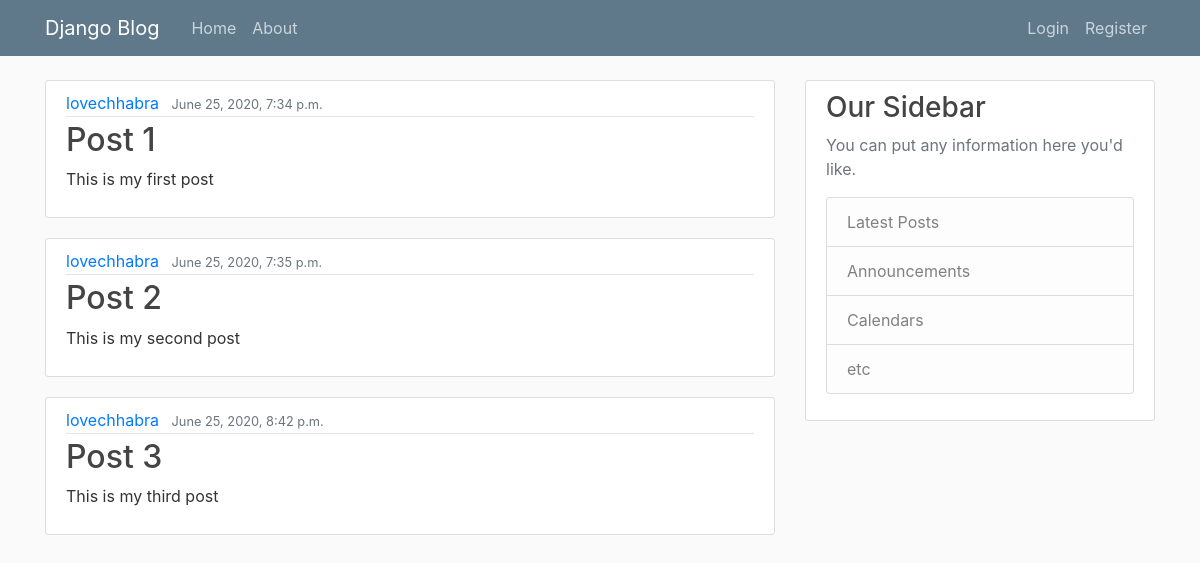
The page / on the database its author committed.
### myBlog/models.py (models this page shows, shortened)
class Post(models.Model):
	title = models.CharField(max_length = 100)
	content = models.TextField()
	date_posted = models.DateTimeField(default = timezone.now)
	author = models.ForeignKey(User, on_delete = models.CASCADE)

### myBlog/views.py (the view)
# urls.py: path('', views.blog_home, name = 'blog_home'),
def blog_home(request):
	context = {
	'posts' : Post.objects.all()
}
	return render(request, 'myBlog/blog_home.html', context )

### myBlog/templates/myBlog/blog_home.html
{% extends "myBlog/base.html" %}
{% block content %}
	{% for post in posts %}
		<article class="media content-section">
		  <div class="media-body">
		    <div class="article-metadata">
		      <a class="mr-2" href="#">{{ post.author }}</a>
		      <small class="text-muted">{{ post.date_posted }}</small>
		    </div>
		    <h2><a class="article-title" href="#">{{ post.title }}</a></h2>
		    <p class="article-content">{{ post.content }}</p>
		  </div>
		</article>
	{% endfor %}
{% endblock content%}

### myBlog/templates/myBlog/base.html (shortened to what this page needs)
{% load static %}
<!DOCTYPE html>
<html>
<head>
    <link rel="stylesheet" href="https://maxcdn.bootstrapcdn.com/bootstrap/4.0.0/css/bootstrap.min.css">
    <link rel="stylesheet" type="text/css" href="{% static 'myBlog/main.css'%}">
</head>
<body>
	<header class="site-header">
	  <nav class="navbar navbar-expand-md navbar-dark bg-steel fixed-top">
	    <div class="container">
	      <a class="navbar-brand mr-4" href="{% url 'blog_home'%}">Django Blog</a>
	      <div class="collapse navbar-collapse" id="navbarToggle">
	        <div class="navbar-nav mr-auto">
	          <a class="nav-item nav-link" href="{% url 'blog_home'%}">Home</a>
	          <a class="nav-item nav-link" href="{% url 'blog_about'%}">About</a>
	        </div>
	        <div class="navbar-nav">
	        	{% if user.is_authenticated %}
	        		  <a class="nav-item nav-link" href="{% url 'profile' %}">Profile</a>
	        		  <a class="nav-item nav-link" href="{% url 'logout' %}">Logout</a>
	        	{% else %}
	          		  <a class="nav-item nav-link" href="{% url 'login'%}">Login</a>
	        		  <a class="nav-item nav-link" href="{% url 'register'%}">Register</a>
	        	{% endif %}
	        </div>
	      </div>
	    </div>
	  </nav>
	</header>
	<main role="main" class="container">
	  <div class="row">
	    <div class="col-md-8">
	      {% block content %}{% endblock %}
	 	</div>
	    <div class="col-md-4">
	      <div class="content-section">
	        <h3>Our Sidebar</h3>
	        <p class='text-muted'>You can put any information here you'd like.
	          <ul class="list-group">
	            <li class="list-group-item list-group-item-light">Latest Posts</li>
	            <li class="list-group-item list-group-item-light">Announcements</li>
	            <li class="list-group-item list-group-item-light">Calendars</li>
	            <li class="list-group-item list-group-item-light">etc</li>
	          </ul>
	        </p>
	      </div>
	    </div>
	  </div>
	</main>
</body>
</html>

### myBlog/static/myBlog/main.css (style rules this page uses)
body { background: #fafafa; color: #333333; margin-top: 5rem; }
h1, h2, h3, h4, h5, h6 { color: #444444; }
ul { margin: 0; }
.bg-steel { background-color: #5f788a; }
.site-header .navbar-nav .nav-link { color: #cbd5db; }
.content-section { background: #ffffff; padding: 10px 20px; border: 1px solid #dddddd; border-radius: 3px; margin-bottom: 20px; }
.article-title { color: #444444; }
.article-content { white-space: pre-line; }
.article-metadata { padding-bottom: 1px; margin-bottom: 4px; border-bottom: 1px solid #e3e3e3 }

### rows shown on the page
Post: author "lovechhabra", date_posted "June 25, 2020, 7:34 p.m.", title "Post 1", content "This is my first post"
Post: author "lovechhabra", date_posted "June 25, 2020, 7:35 p.m.", title "Post 2", content "This is my second post"
Post: author "lovechhabra", date_posted "June 25, 2020, 8:42 p.m.", title "Post 3", content "This is my third post"
